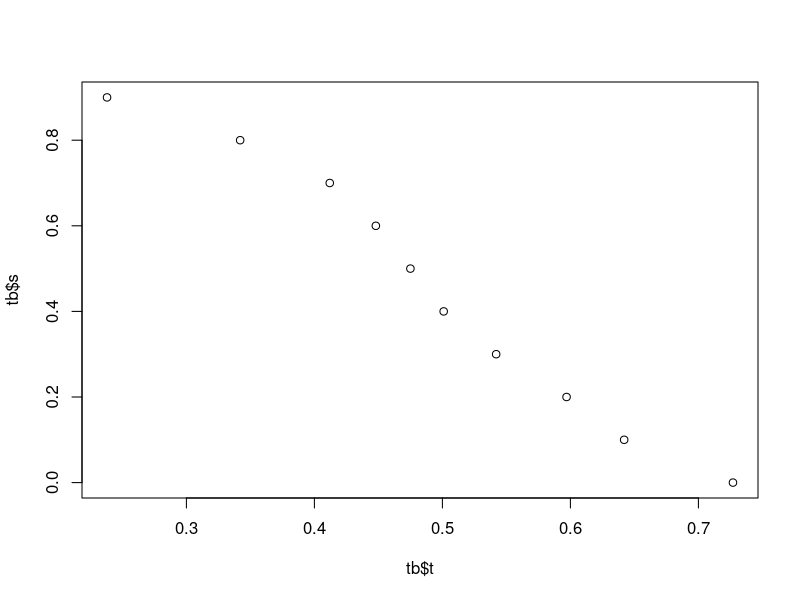
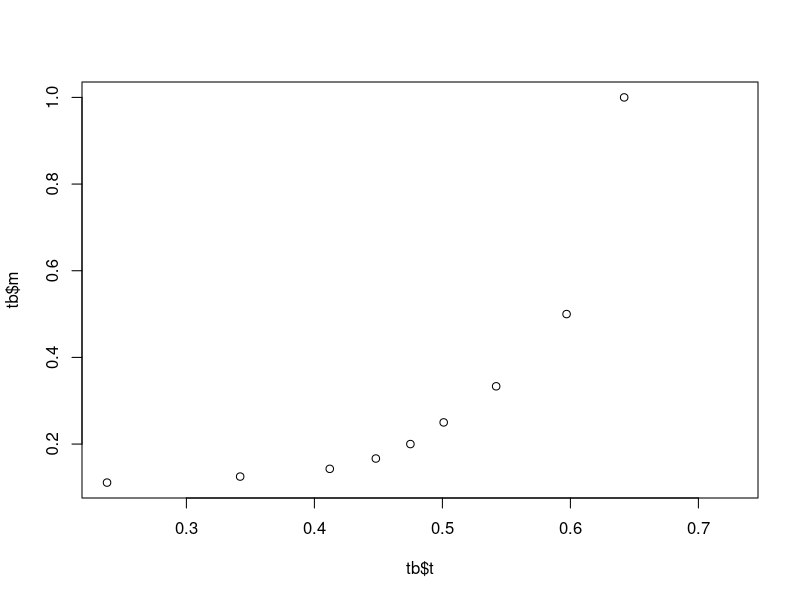
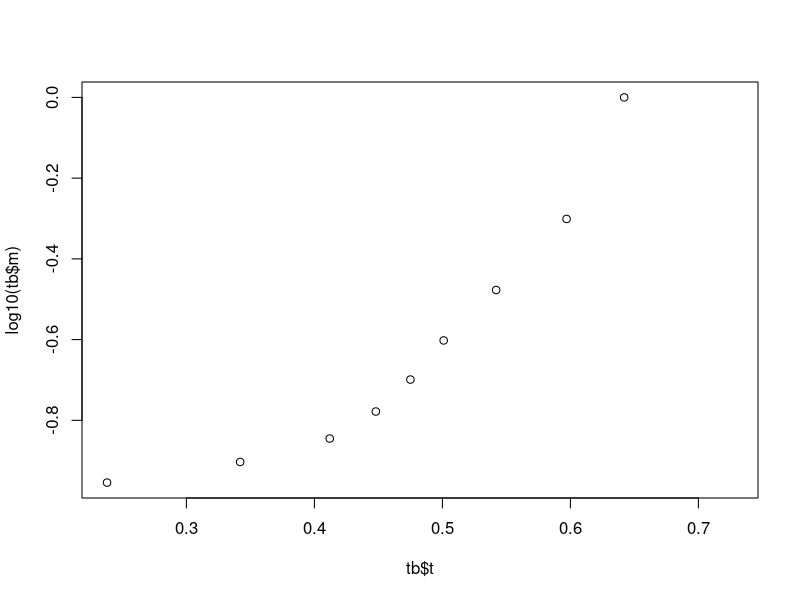

Generate these figures, in order, with R:
# 2013 April 15
#Poisson network

# Compare power-law, poisson, and regular network model of aging. 

rm(list=ls());

calculate.s.m = function( lifespan, bin.size=10 ){ #lifespan is simulated data
   my.data = sort( lifespan[!is.na(lifespan)] );
   my.max = max(my.data)
   my.interval.size = bin.size
   deathFreq = c(NA, NA)
   for ( i in 1:round(length(my.data) / my.interval.size))  {
     sub = my.data[ ((i-1)* my.interval.size + 1) : (i* my.interval.size) ]
     deathFreq = rbind( deathFreq, c(mean(sub, na.rm=T), my.interval.size) )
   }
   deathFreq = data.frame(deathFreq)
   deathFreq = deathFreq[-1,] #remove NA
   #deathFreq       = table( my.data )
   deathCumulative = deathFreq
   for( i in 2:length(deathFreq[,1])) {
        deathCumulative[i, 2] = deathCumulative[i-1, 2] + deathCumulative[i, 2]                
   }
   tot = length(my.data)
   s = 1 - deathCumulative[,2]/tot
   currentLive  = tot - deathCumulative[,2]        
   m =  deathFreq[,2] / currentLive; 

   #list( s=s, t=unique(my.data));
   #ret = data.frame( cbind(s, m, unique(my.data)));
   ret = data.frame( cbind(s, m, deathFreq[,1]) );
   names(ret) = c("s", "m", "t");
   ret;
}

#test
lifespan = rnorm(1000, mean=100, sd=10)
ret = calculate.s.m(lifespan)

#mm modules
#nn elements in each module
simulate.age.single.population = function(mm, nn, Npop, meanMu) {
  SystemAges = numeric(Npop);#store the lifespan for all individuals 
  BlockAges = numeric(mm) #buffer for temporary storage
  for( i in 1: Npop){  # i-th individual in the population  
   for( j in 1:mm) {#Block loop
    #mu.vec strores the constant failure rates of elements
    #We are not sure whether mu.vec should be inside of Nop loop
    #mu.vec = rlnorm(n[j], mean=0.005, sd=1) #Element constant mortality rates
    
    #In GG01 paper, mu.vec are the same. 
    mu.vec = rep(meanMu, nn[j])
    ElementAges =  rexp(nn[j], rate=mu.vec);    
    
    #maximum of elelementAges -> BlackAges
    BlockAges[j] = round( max(ElementAges), 2 );  
  }
  SystemAges[i] = min(BlockAges)  
 }
 return( SystemAges )
}


##################
NSims = 50
mm = 30;  # numOfBlocks in a system
Npop = 1E2; # numOfSystems (individuals), ie population size
meanMu = 2
meanNN = 10; #mean number of elements per module

nn = rep(meanNN,mm) ; #regular network
CV_regular = numeric(NSims)
for ( sim in 1:NSims) {
  SystemAges = simulate.age.single.population(mm, nn, Npop, meanMu ); 
  CV_regular[sim] = mean( SystemAges ) / sd(SystemAges )
}
CV_regular

nn = rpois(mm, meanNN); # Poisson network
CV_poisson = numeric(NSims)
for ( sim in 1:NSims) {
  SystemAges = simulate.age.single.population(mm, nn, Npop, meanMu ); 
  CV_poisson[sim] = mean( SystemAges ) / sd(SystemAges )
}
CV_poisson

t.test( CV_regular, CV_poisson)

######################
tb = calculate.s.m( SystemAges )
head(tb)
plot( tb$s ~ tb$t)
plot(tb$m ~ tb$t)
plot(log10(tb$m) ~ tb$t)

#sub = tb[1:floor(length(tb[,1])/4), ]
#sub = tb[ tb$s > 0.25, ]
#with( sub, plot( m ~ t))
#with( sub, plot( s~ t ))

#sub$m[sub$m==0] = NA;  #remove zero for log operations
#plot (log(sub$m) ~ sub$t, main = paste("sd=", mysd) ) #plot the mortality ~ age

  
